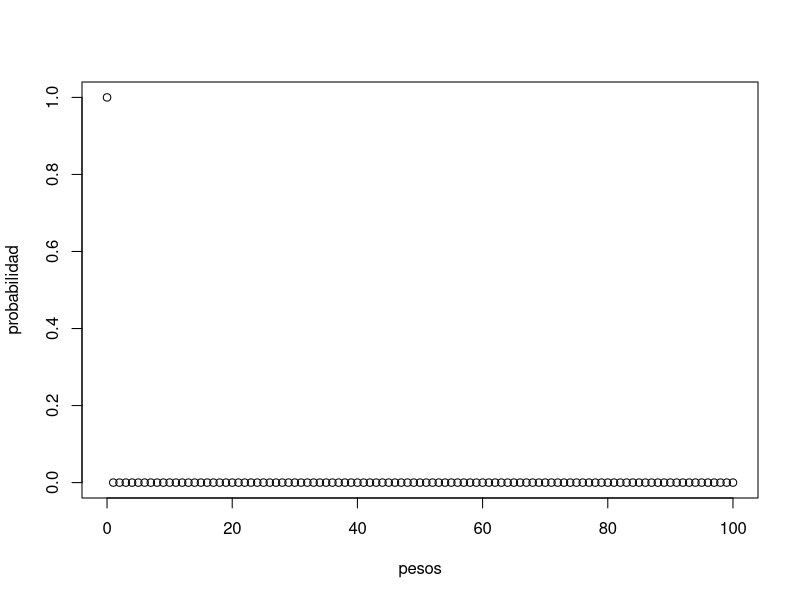
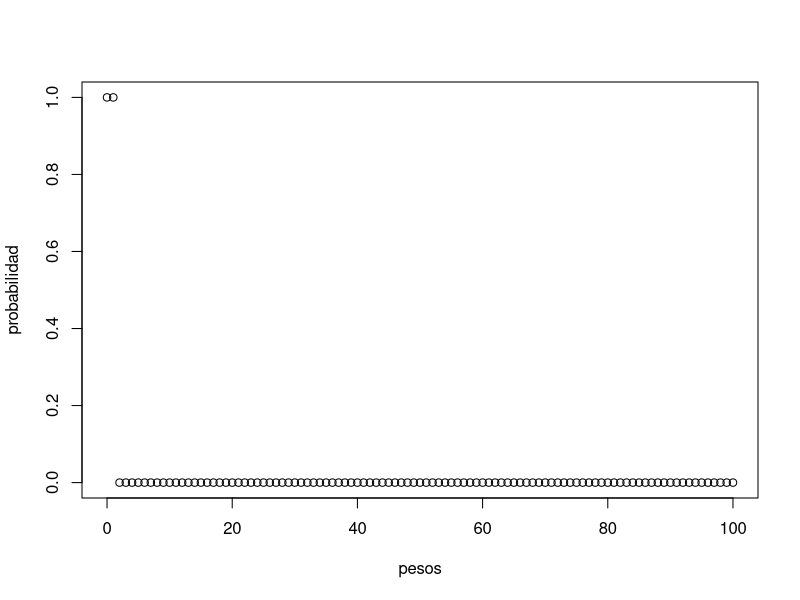
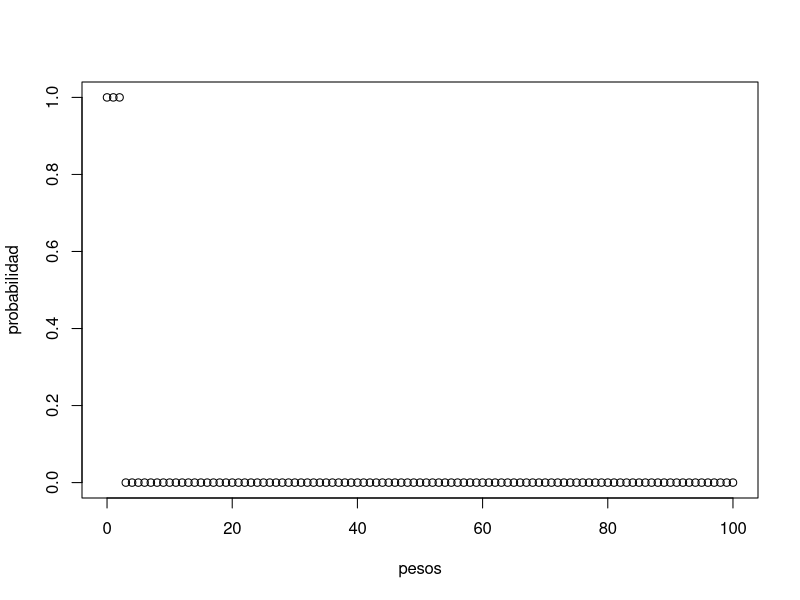
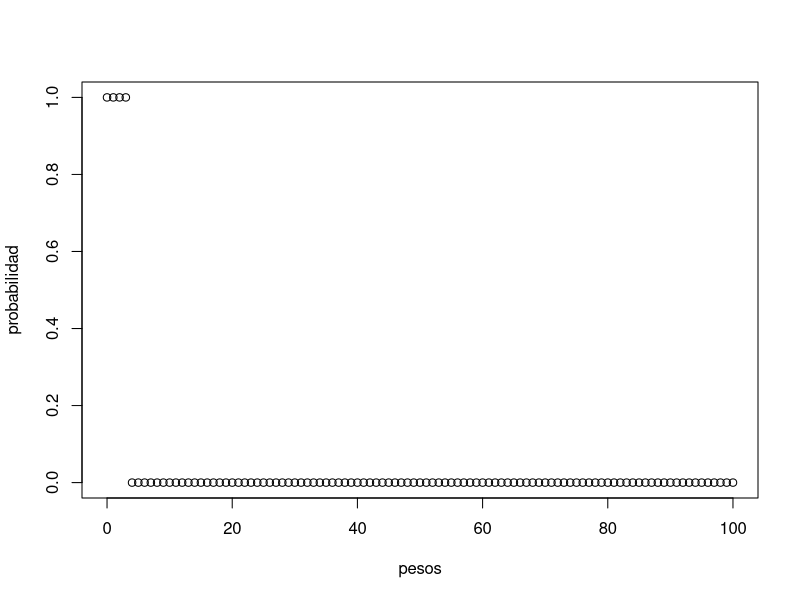
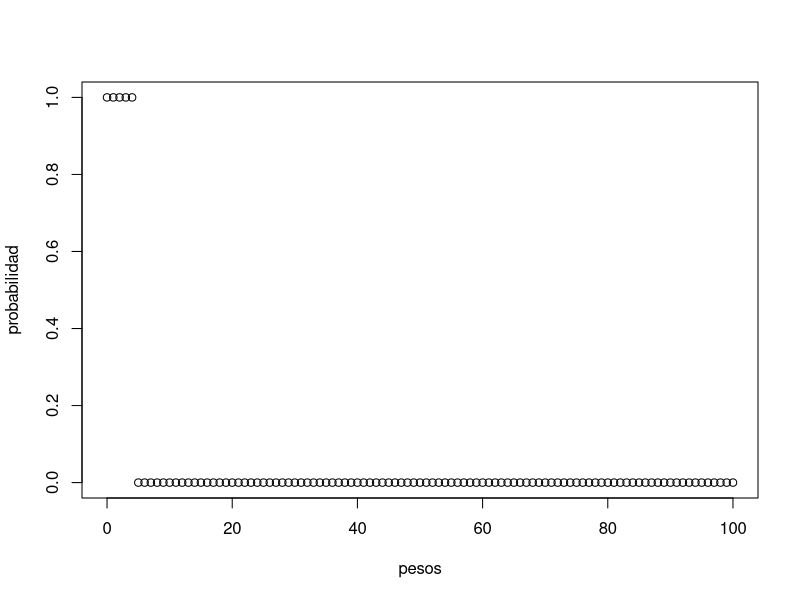
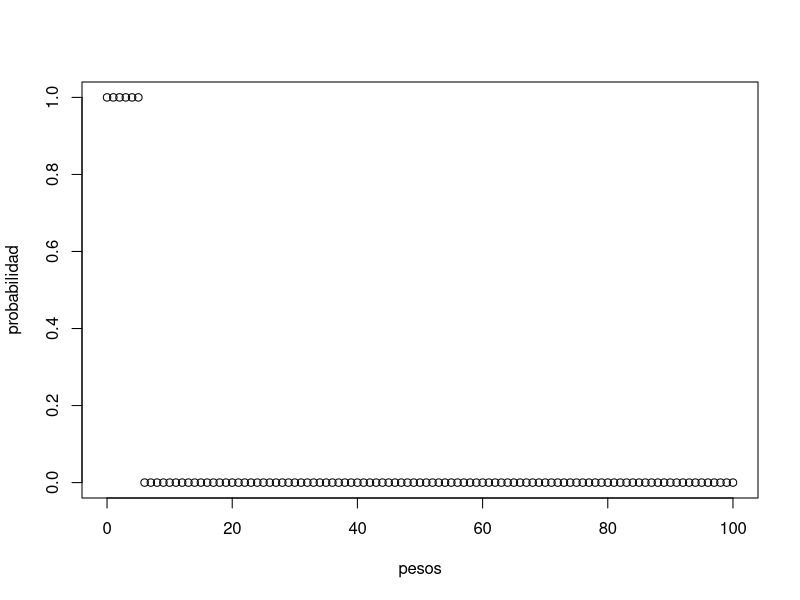
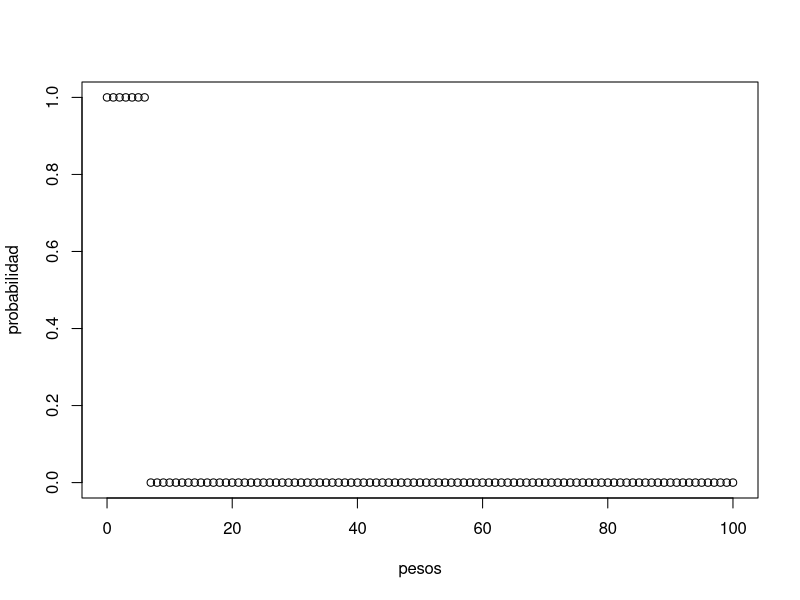
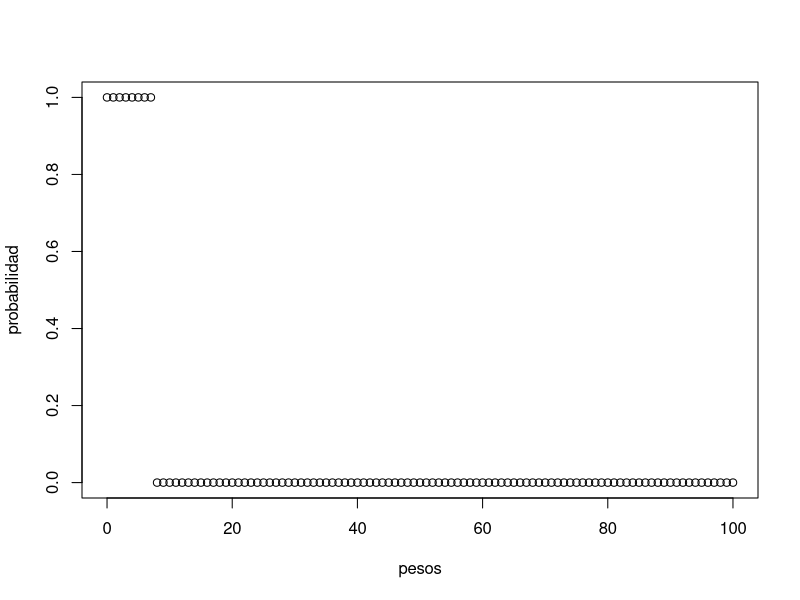

The R script that drew these images, in order:
x=rep(0,101)
n=seq(0,100)
p=1/4
N=100
  for(j in 1:length(n))   {
    x[j]=(((1-p)/(p))^(n[j])-((1-p)/p)^(N))/(1-((1-p)/p)^(N))
    plot(n,x,ylab = 'probabilidad',xlab = 'pesos')
  }
